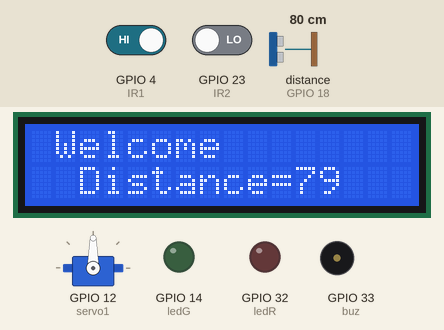
This sketch was run on a simulated ESP32. Shown: servo, 16×2 character LCD, output pins drawn as LEDs (lit = HIGH), buzzer (waves = sounding). Wiring (inferred from the names in the program): ultrasonic range finder: trigger GPIO 5; echo GPIO 18. Inputs (shaded band) come from the test bench; at power-on: distance to the obstacle (sensor on GPIO 18) 80 cm, GPIO 4 (IR1) HIGH, GPIO 23 (IR2) LOW. The echo pulse lasts 58.3 µs per cm; pins used as bus, display or sensor lines are not drawn.

Above: at 1.2 s.
1.3 s: distance to the obstacle (sensor on GPIO 18) set to 2 cm
At 2.3 s:
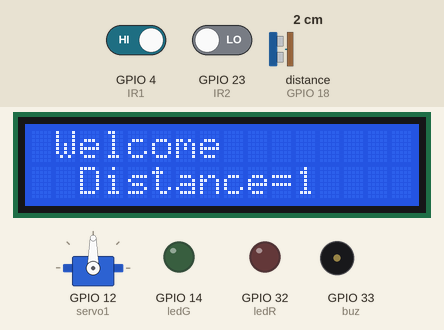
2.8 s: distance to the obstacle (sensor on GPIO 18) set to 4 cm
At 3.4 s:
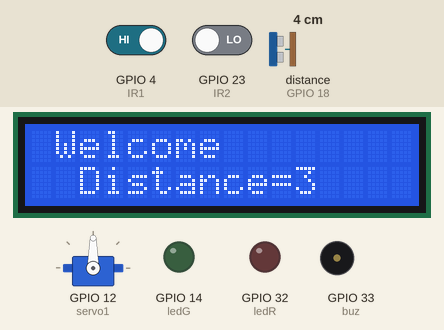
4.3 s: distance to the obstacle (sensor on GPIO 18) set to 9 cm
At 5.5 s:
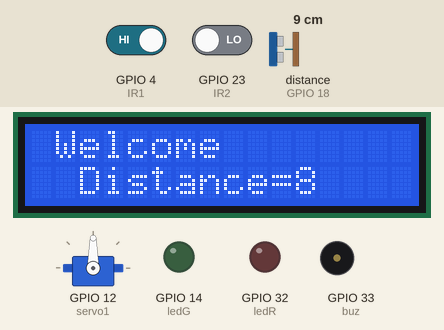
5.8 s: GPIO 4 (IR1) driven LOW and GPIO 23 (IR2) driven HIGH
At 6.42 s:
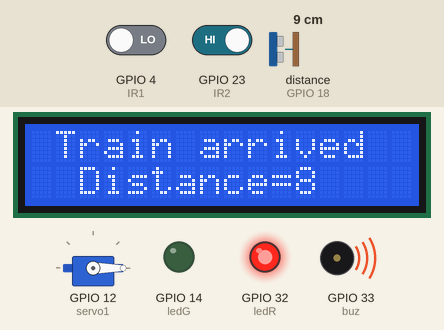
8.1 s: GPIO 4 (IR1) driven HIGH and GPIO 23 (IR2) driven LOW
At 8.5 s:
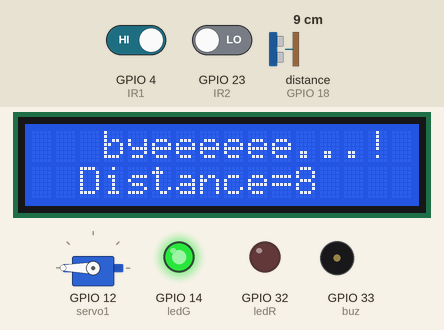
Timing chart, 0 to 10.6 s (numbered marks = the images above; inputs shaded):
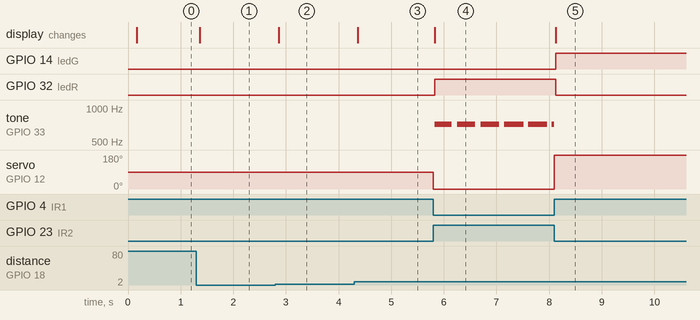

Measured:
- after the input at 1.3 s, the display: changes after 0.06 s (image 1)
- after the input at 2.8 s, the display: changes after 0.06 s (image 2)
- after the input at 4.3 s, the display: changes after 0.06 s (image 3)
- after the input at 5.8 s, GPIO 32 (ledR): LOW → HIGH at once; tone on GPIO 33 (buz): alternates 720 Hz for 0.35 s and silent for 0.10 s, starting at once; servo on GPIO 12 (servo1): 90° → 0° at once; the display: changes at once (image 4)
- after the input at 8.1 s, GPIO 14 (ledG): LOW → HIGH at once; GPIO 32 (ledR): HIGH → LOW at once; servo on GPIO 12 (servo1): 0° → 180° at once; the display: changes at once (image 5)

The sketch:

railwaySystem.ino
```cpp
#include <LiquidCrystal_I2C.h>
#include <ESP32Servo.h>
#include <Wire.h>

LiquidCrystal_I2C lcd(0x27, 16, 2);

Servo myservo;
int servo1 = 12;

int trig = 5;
int echo = 18;
int d;
long duration;

int IR1 = 4;
int IR2 = 23;
int ir1, ir2;
int buz = 33;
int ledR = 32, ledG = 14;

int c = 0;
int t = 0;

bool buzActive = false;
bool buzToneOn = false;
unsigned long lastBuzMillis = 0;
unsigned long lastLcdMillis = 0;
unsigned long lastUSMillis = 0;

const unsigned long buzOnTime = 350;   // 350 ms ON
const unsigned long buzOffTime = 100;  // 100 ms OFF
const unsigned long lcdInterval = 150; // Update distance every 150 ms
const unsigned long USInterval = 1000; // Update distance every 150 ms

const int freq = 720;
const int resolution = 8;

void buzOn() {
  ledcWriteTone(buz, freq);  // 720 Hz ON
  buzToneOn = true;
}

void buzOff() {
  ledcWriteTone(buz, 0);     // OFF
  buzToneOn = false;
}

void printStatus(const char* msg, int col) {
  lcd.setCursor(0, 0);
  lcd.print("                "); // Clear line 0 smoothly without lcd.clear()
  lcd.setCursor(col, 0);
  lcd.print(msg);
}

void setup() {
  ESP32PWM::allocateTimer(0);
  ESP32PWM::allocateTimer(1);
  ESP32PWM::allocateTimer(2);
  ESP32PWM::allocateTimer(3);

  myservo.setPeriodHertz(50);
  myservo.attach(servo1, 1000, 2000);

  pinMode(IR1, INPUT);
  pinMode(IR2, INPUT);

  pinMode(trig, OUTPUT);
  pinMode(echo, INPUT);

  pinMode(ledR, OUTPUT);
  pinMode(ledG, OUTPUT);

  ledcAttach(buz, freq, resolution);
  buzOff();

  lcd.init();
  lcd.backlight();
  Serial.begin(9600);
  printStatus("Welcome", 1);
}

void loop() {
  unsigned long now = millis();
  ir1 = digitalRead(IR1);
  ir2 = digitalRead(IR2);

  // Update distance every 150 ms without delay() or lcd.clear()
  if (now - lastLcdMillis >= lcdInterval) {
    lastLcdMillis = now;

    digitalWrite(trig, LOW);
    delayMicroseconds(2);
    digitalWrite(trig, HIGH);
    delayMicroseconds(10);
    digitalWrite(trig, LOW);

    duration = pulseIn(echo, HIGH, 25000);
    d = duration * 0.034 / 2;

    lcd.setCursor(2, 1);
    lcd.print("Distance=");
    lcd.print(d);
    lcd.print("   "); // Overwrites old digits like 120 -> 15 cleanly
  }
  if (d < 25) {
    t = 1;

  }


  // 1st IR triggers once (c == 0) -> close gate, show message, start non-blocking buzzer
  if (ir1 == 0 && ir2 == 1 && c == 0 && t == 1) {
   t=0;
    myservo.write(0);
    printStatus("Train arrived", 1);

    digitalWrite(ledR, HIGH);
    digitalWrite(ledG, LOW);

    buzActive = true;
    lastBuzMillis = now;
    buzOn();

    c = 1;
  }

  // 2nd IR triggers -> stop buzzer immediately, open gate, show exit message
  else if (ir1 == 1 && ir2 == 0 && c == 1) {
    buzActive = false;
    buzOff();

    myservo.write(180);
    printStatus("byeeeeee...!", 3);

    digitalWrite(ledG, HIGH);
    digitalWrite(ledR, LOW);

    c = 0;
    t = 0;
  }

  // Toggle 720 Hz ON (350 ms) and OFF (100 ms) without delay()
  if (buzActive) {
    unsigned long interval = buzToneOn ? buzOnTime : buzOffTime;
    if (now - lastBuzMillis >= interval) {
      lastBuzMillis = now;
      if (buzToneOn) {
        buzOff();
      } else {
        buzOn();
      }
    }
  }
}
```
